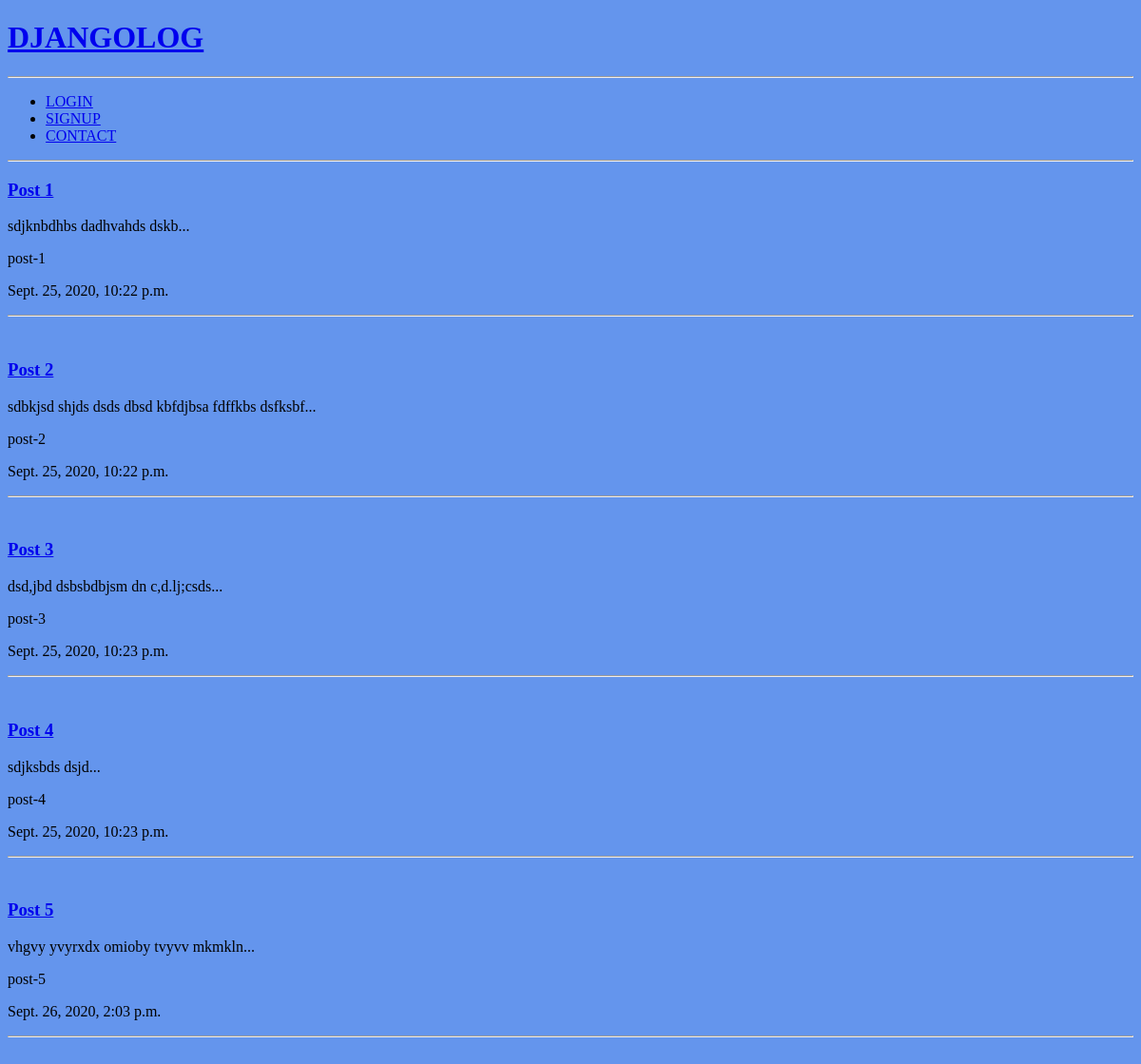
/articles/, run on an earlier commit of the app's database.
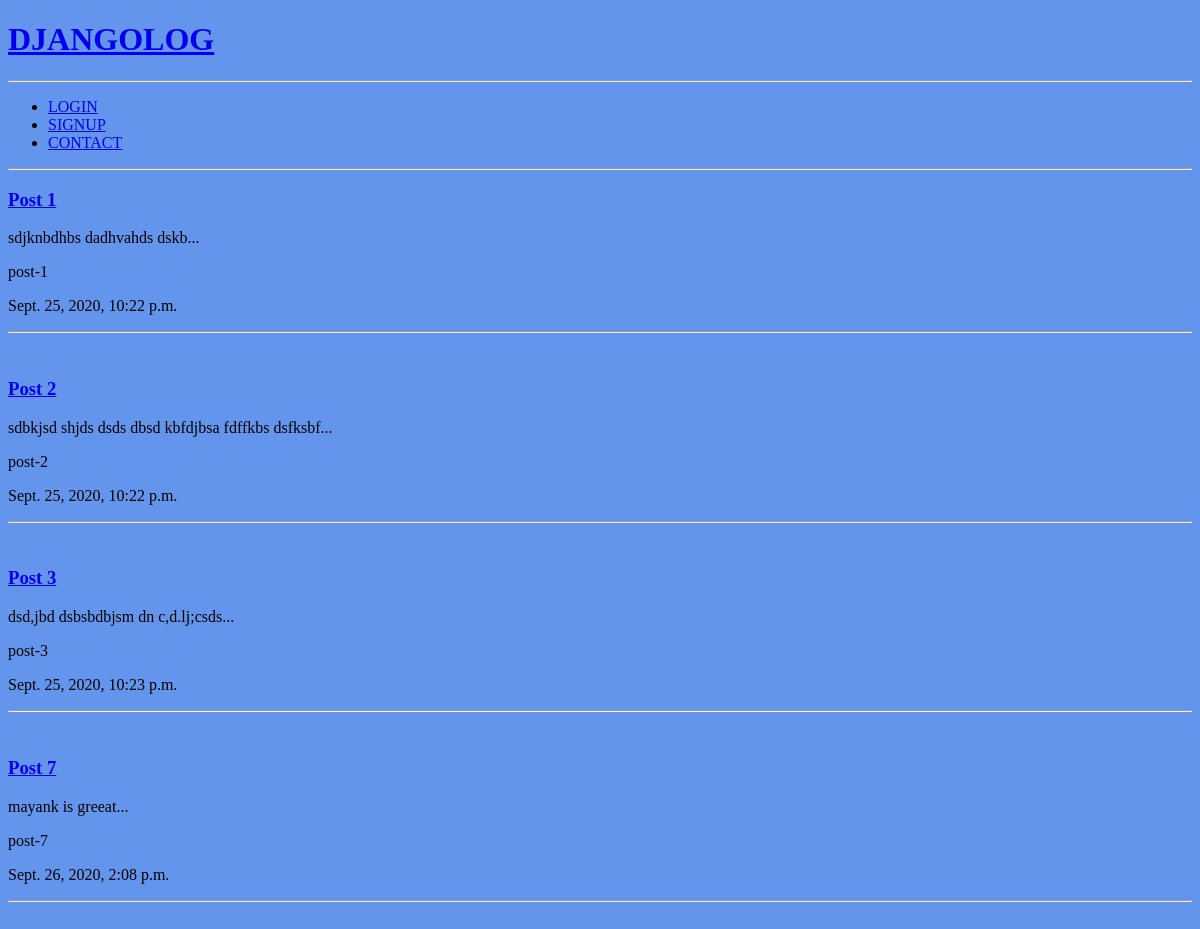
And on a later commit of the database.
### articles/models.py (models this page shows, shortened)
class Article(models.Model):
    title = models.CharField(max_length = 100)
    slug = models.SlugField(default='slug')
    body = models.TextField()
    date = models.DateTimeField(auto_now_add = True)
    thumb = models.ImageField(default='default.png', blank=True)
    author = models.ForeignKey(User, on_delete=models.CASCADE, default=None)
    def snippet(self):
        return self.body[:50] + '...'

### articles/views.py (the view)
# urls.py: path('', views.articles_list, name='list'),
def articles_list(request):
    articles = Article.objects.all()
    return render(request, 'articles/articles_list.html', { 'articles': articles })

### articles/templates/articles/articles_list.html
{% extends 'base.html' %}
{% block content %}
    {% for article in articles %}
        <h3><a href="{% url 'articles:detail' slug=article.slug %}">{{ article.title }}</a></h3>
        <p>{{ article.snippet }}</p>
        <p>{{ article.slug }}</p>
        <p>{{ article.date }}</p>
        <hr/>
        <br/>
    {% endfor %}
{% endblock %}

### templates/base.html (shortened to what this page needs)
{% load static %}
<!DOCTYPE html>
<html lang="en">
<head>
    <link rel="stylesheet" href="{% static 'styles.css' %}">
</head>
<body>
    <h1><a href="{% url 'home' %}">DJANGOLOG</a></h1>
    <hr/>
    <header id="head">
        <nav>
            <ul>
                {% if user.is_authenticated %}
                <li>
                    <form id="logout-form" action="{% url 'accounts:logout' %}" method="post">
                        {% csrf_token %}
                        <button type="submit">LOGOUT</button>
                    </form>
                </li>
                <li><a href="{% url 'articles:create' %}">CREATE ARTICLE</a></li>
                {% else %}
                <li><a href="{% url 'accounts:login-page' %}">LOGIN</a></li>
                <li><a href="{% url 'accounts:signup-page' %}">SIGNUP</a></li>
                {% endif %}
                <li><a href="{% url 'contact' %}">CONTACT</a></li>
            </ul>
        </nav>
    </header>
    <hr>
    <div id="wrapper">
        {% block content %}
        {% endblock %}
    </div>
</body>
</html>

### assets/styles.css (style rules this page uses)
body { background-color: cornflowerblue; }

What changed in the data, as far as the page shows it:
removed Article: title "Post 4", snippet "sdjksbds dsjd...", slug "post-4", date "Sept. 25, 2020, 10:23 p.m."
removed Article: title "Post 5", snippet "vhgvy yvyrxdx omioby tvyvv mkmkln...", slug "post-5", date "Sept. 26, 2020, 2:03 p.m."
added Article: title "Post 7", snippet "mayank is greeat...", slug "post-7", date "Sept. 26, 2020, 2:08 p.m."
